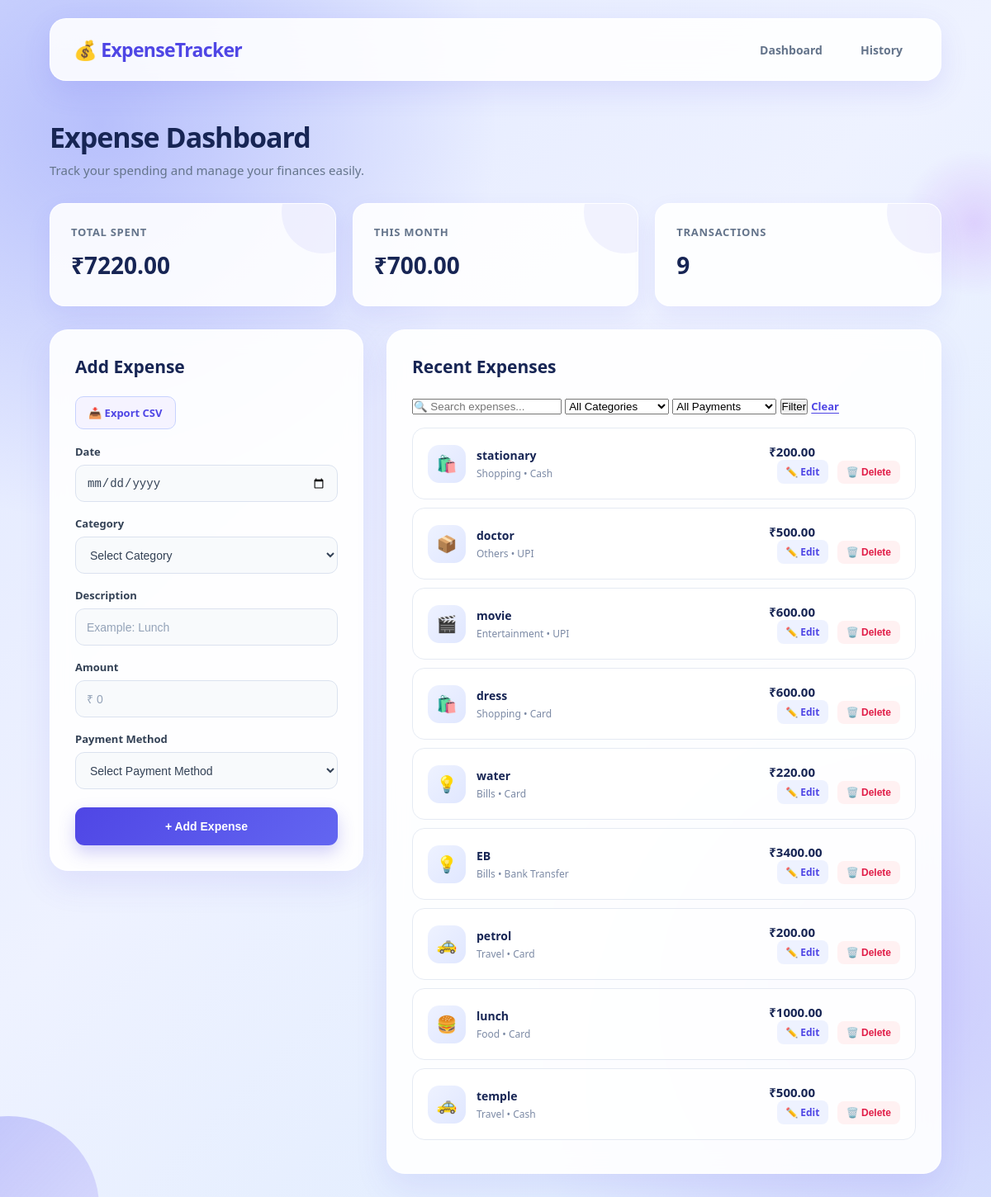
Before: / with the older database file.
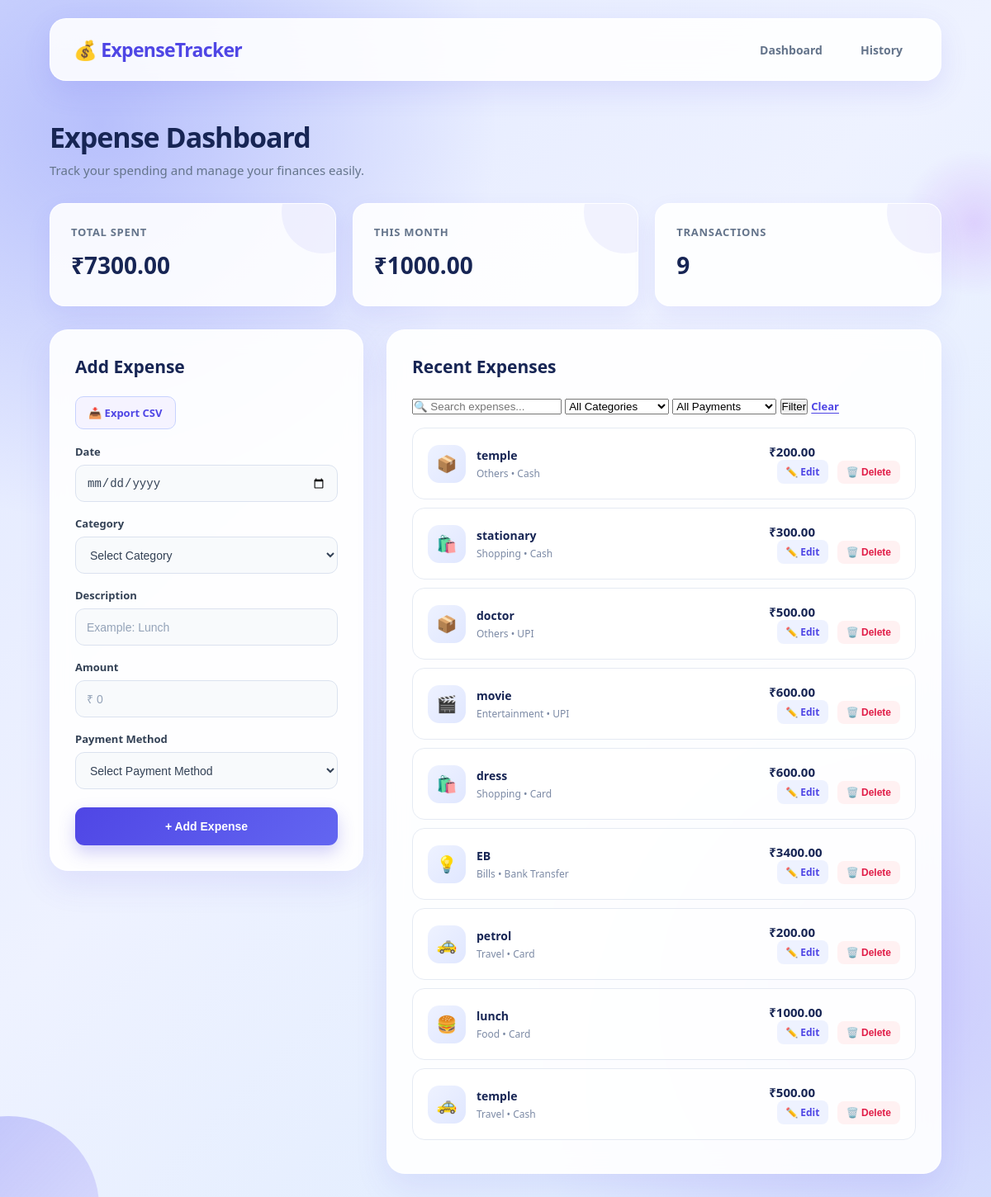
After: the same page with the newer database file.
### tables this page shows
CREATE TABLE expenses (

            id INTEGER PRIMARY KEY AUTOINCREMENT,

            date TEXT NOT NULL,

            category TEXT NOT NULL,

            description TEXT NOT NULL,

            amount REAL NOT NULL,

            payment TEXT NOT NULL

        );

### app.py (the view, shortened to what this page needs)
@app.route("/")
def home():
    connection = get_db_connection()
    search = request.args.get("search", "")
    category = request.args.get("category", "")
    payment = request.args.get("payment", "")
    query = """
        SELECT *
        FROM expenses
        WHERE 1=1
    """
    parameters = []
    if category:
        query += """
            AND category = ?
        """
        parameters.append(category)
    if payment:
        query += """
            AND payment = ?
        """
        parameters.append(payment)
    query += """
        ORDER BY id DESC
    """
    expenses = connection.execute(
        query,
        parameters
    ).fetchall()
    total_spent = connection.execute("""
        SELECT COALESCE(SUM(amount), 0)
        FROM expenses
    """).fetchone()[0]
    current_month = datetime.now().strftime("%Y-%m")
    monthly_spent = connection.execute("""
        SELECT COALESCE(SUM(amount), 0)
        FROM expenses
        WHERE date LIKE ?
    """, (
        current_month + "%",
    )).fetchone()[0]
    transaction_count = connection.execute("""
        SELECT COUNT(*)
        FROM expenses
    """).fetchone()[0]
    category_data = connection.execute("""
        SELECT
            category,
            SUM(amount) AS total

        FROM expenses

        GROUP BY category

        ORDER BY total DESC
    """).fetchall()
    category_labels = []
    category_amounts = []
    for row in category_data:
        category_labels.append(row["category"])
        category_amounts.append(row["total"])
    monthly_data = connection.execute("""
        SELECT
            substr(date, 1, 7) AS month,
            SUM(amount) AS total

        FROM expenses

        GROUP BY month

        ORDER BY month
    """).fetchall()
    monthly_labels = []
    monthly_amounts = []
    for row in monthly_data:
        monthly_labels.append(row["month"])
        monthly_amounts.append(row["total"])
    connection.close()
    return render_template(
        "index.html",
        expenses=expenses,
        total_spent=total_spent,
        monthly_spent=monthly_spent,
        transaction_count=transaction_count,
        search=search,
        selected_category=category,
        selected_payment=payment,
        category_labels=category_labels,
        category_amounts=category_amounts,
        monthly_labels=monthly_labels,
        monthly_amounts=monthly_amounts
    )

### app.py (called while the page is built)
def get_db_connection():
    connection = sqlite3.connect("expense_tracker.db")
    connection.row_factory = sqlite3.Row
    return connection

### templates/index.html (shortened to what this page needs)
<!DOCTYPE html>
<html lang="en">
<head>
    <link rel="stylesheet" href="{{ url_for('static', filename='style.css') }}">
</head>
<body>
<header>
    <div class="logo">💰 ExpenseTracker</div>
    <nav>
        <a href="/">Dashboard</a>
        <a href="#recent-expenses">History</a>
    </nav>
</header>
<div class="container">
    <div class="page-title">
        <h1>Expense Dashboard</h1>
        <p>Track your spending and manage your finances easily.</p>
    </div>
    <div class="summary">
        <div class="card">
            <h3>Total Spent</h3>
            <div class="amount">₹{{ "%.2f"|format(total_spent) }}</div>
        </div>
        <div class="card">
            <h3>This Month</h3>
            <div class="amount">₹{{ "%.2f"|format(monthly_spent) }}</div>
        </div>
        <div class="card">
            <h3>Transactions</h3>
            <div class="amount">{{ transaction_count }}</div>
        </div>
    </div>
    <div class="dashboard">
        <div class="form-card">
            <h2>Add Expense</h2>
            <a href="/export" class="export-btn">📥 Export CSV</a>
            <form action="/add" method="POST">
                <div class="form-group">
                    <label for="date">Date</label>
                    <input type="date" id="date" name="date" required>
                </div>
                <div class="form-group">
                    <label for="category">Category</label>
                    <select id="category" name="category" required>
                        <option value="">Select Category</option>
                    </select>
                </div>
                <div class="form-group">
                    <label for="description">Description</label>
                    <input type="text" id="description" name="description" placeholder="Example: Lunch" required>
                </div>
                <div class="form-group">
                    <label for="amount">Amount</label>
                    <input type="number" id="amount" name="amount" placeholder="₹ 0" min="0" step="0.01" required>
                </div>
                <div class="form-group">
                    <label for="payment">Payment Method</label>
                    <select id="payment" name="payment" required>
                        <option value="">Select Payment Method</option>
                    </select>
                </div>
                <button type="submit">+ Add Expense</button>
            </form>
        </div>
        <div class="expense-card" id="recent-expenses">
            <h2>Recent Expenses</h2>
            <form action="/" method="GET" class="filter-form">
                <input type="text" name="search" placeholder="🔍 Search expenses..." value="{{ search }}">
                <select name="category">
                    <option value="">All Categories</option>
                </select>
                <select name="payment">
                    <option value="">All Payments</option>
                </select>
                <button type="submit">Filter</button>
                <a href="/" class="clear-filter">Clear</a>
            </form>
            {% if expenses %}
                {% for expense in expenses %}
                    <div class="expense-item">
                        <div class="expense-info">
                            <div class="expense-icon">
                                {% if expense["category"] == "Food" %}
                                    🍔
                                {% elif expense["category"] == "Travel" %}
                                    🚕
                                {% elif expense["category"] == "Shopping" %}
                                    🛍️
                                {% elif expense["category"] == "Bills" %}
                                    💡
                                {% elif expense["category"] == "Entertainment" %}
                                    🎬
                                {% else %}
                                    📦
                                {% endif %}
                            </div>
                            <div>
                                <div class="expense-name">{{ expense["description"] }}</div>
                                <div class="expense-category">{{ expense["category"] }} • {{ expense["payment"] }}</div>
                            </div>
                        </div>
                        <div class="expense-right">
                            <div class="expense-amount">₹{{ "%.2f"|format(expense["amount"]) }}</div>
                            <div class="expense-actions">
                                <a href="/edit/{{ expense['id'] }}" class="edit-btn">✏️ Edit</a>
                                <form action="/delete/{{ expense['id'] }}" method="POST" style="display:inline;">
                                    <button type="submit" class="delete-btn"
                                            onclick="return confirm('Are you sure you want to delete this expense?')">
                                        🗑️ Delete
                                    </button>
                                </form>
                            </div>
                        </div>
                    </div>
                {% endfor %}
            {% else %}
                <div class="empty-state">
                    <div style="font-size:40px;">💸</div>
                    <p>No expenses added yet.</p>
                </div>
            {% endif %}
        </div>
    </div>
</div>
</body>
</html>

Changed rows visible on the page:
removed expenses: description "water", category "Bills", payment "Card", amount "220.00"
added expenses: description "temple", category "Others", payment "Cash", amount "200.00"
changed expenses "stationary": amount "200.00" → "300.00"
Other visible differences:
{{ "%.2f"|format(total_spent) }}: "7220.00" → "7300.00"
{{ "%.2f"|format(monthly_spent) }}: "700.00" → "1000.00"
